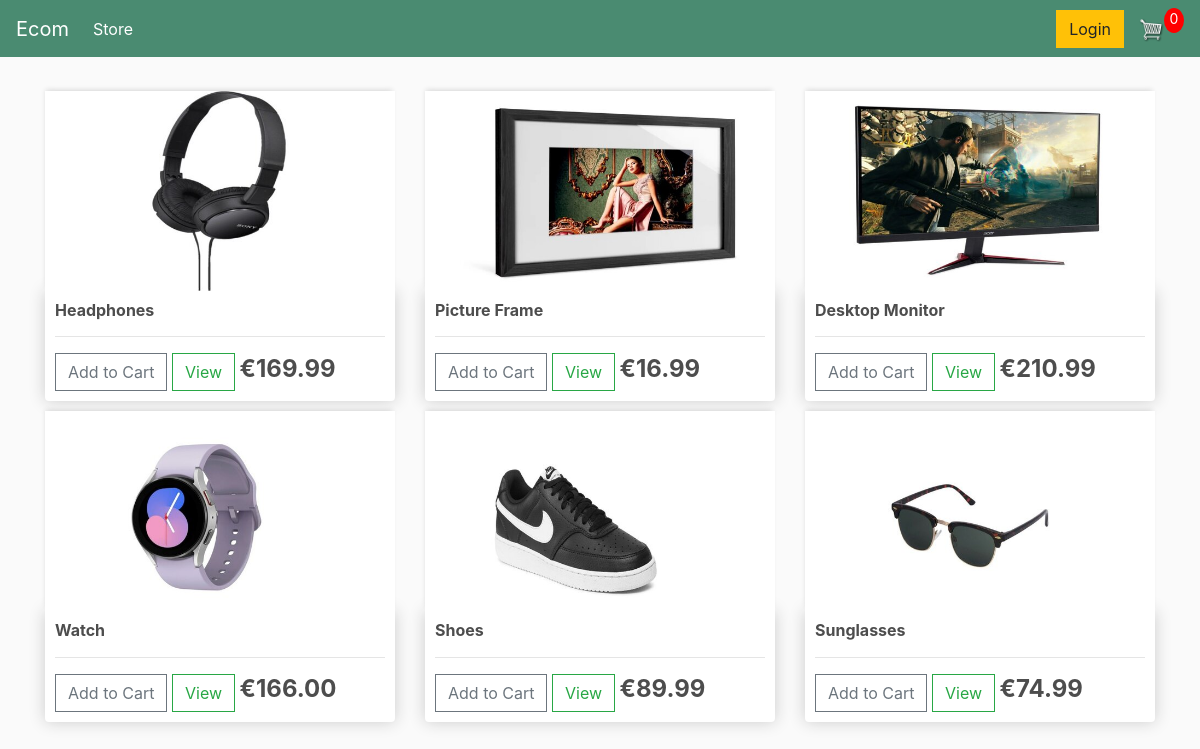
The page / on the database its author committed.
### store/models.py (models this page shows, shortened)
class Product(models.Model):
    name = models.CharField(max_length=200)
    price = models.DecimalField(max_digits=7, decimal_places=2)
    digital = models.BooleanField(default=False, null=True, blank=False)
    image = models.ImageField(null=True, blank=True)
    @property
    def imageURL(self):
        try:
            url = self.image.url
        except:
            url = ''
        return url

### store/views.py (the view)
# urls.py: path('', include('store.urls')),
def store(request):
	data = cartData(request)
	cartItems = data['cartItems']
	products = Product.objects.all()
	context = {'products':products, 'cartItems':cartItems}
	return render(request, 'store/store.html', context)

### store/utils.py (called while the page is built, shortened)
def cookieCart(request):
	try:
		cart = json.loads(request.COOKIES['cart'])
	except:
		cart = {}
		print('CART:', cart)
	items = []
	order = {'get_cart_total':0, 'get_cart_items':0, 'shipping':False}
	cartItems = order['get_cart_items']
	return {'cartItems':cartItems ,'order':order, 'items':items}

def cartData(request):
	if request.user.is_authenticated:
		customer = request.user.customer
		order, created = Order.objects.get_or_create(customer=customer, complete=False)
		items = order.orderitem_set.all()
		cartItems = order.get_cart_items
	else:
		cookieData = cookieCart(request)
		cartItems = cookieData['cartItems']
		order = cookieData['order']
		items = cookieData['items']
	return {'cartItems':cartItems ,'order':order, 'items':items}

### store/templates/store/store.html
{% extends 'store/main.html' %}
{% load static %}
{% block content %}
	<div class="row">
		{% for product in products %}
		<div class="col-lg-4">
			<img class="thumbnail" src="{{product.imageURL}}">
			<div class="box-element product">
				<h6><strong>{{product.name}}</strong></h6>
				<hr>
				<button data-product="{{product.id}}" data-action="add" class="btn btn-outline-secondary add-btn update-cart">Add to Cart</button>
				<a class="btn btn-outline-success" href="#">View</a>
				<h4 style="display: inline-block"><strong>€{{product.price|floatformat:2}}</strong></h4>
			</div>
		</div>
		{% endfor %}
	</div>
{% endblock content %}

### static/css/main.css (style rules this page uses)
body { background-color: hsl(0, 0%, 98%); }
h1,h2,h3,h4,h5,h6 { color:hsl(0, 0%, 30%); }
.box-element { box-shadow:hsl(0, 0%, 80%) 0 0 16px; background-color: #fff; border-radius: 4px; padding: 10px; }
.thumbnail { width: 100%; height: 200px; -webkit-box-shadow: -1px -3px 5px -2px rgba(214,214,214,1); -moz-box-shadow: -1px -3px 5px -2px rgba(214,214,214,1); box-shadow: -1px -3px 5px -2px rgba(214,214,214,1); }
.product { border-radius: 0 0 4px 4px; }
.col-lg-4, .col-lg-6, .col-lg-8, .col-lg-12 { margin-top: 10px; }
.btn { border-radius: 0; }

### rows shown on the page
Product: imageURL (picture), name "Headphones", price "169.99"
Product: imageURL (picture), name "Picture Frame", price "16.99"
Product: imageURL (picture), name "Desktop Monitor", price "210.99"
Product: imageURL (picture), name "Watch", price "166.00"
Product: imageURL (picture), name "Shoes", price "89.99"
Product: imageURL (picture), name "Sunglasses", price "74.99"

### other values the page prints
{{ cartItems }} "0"
